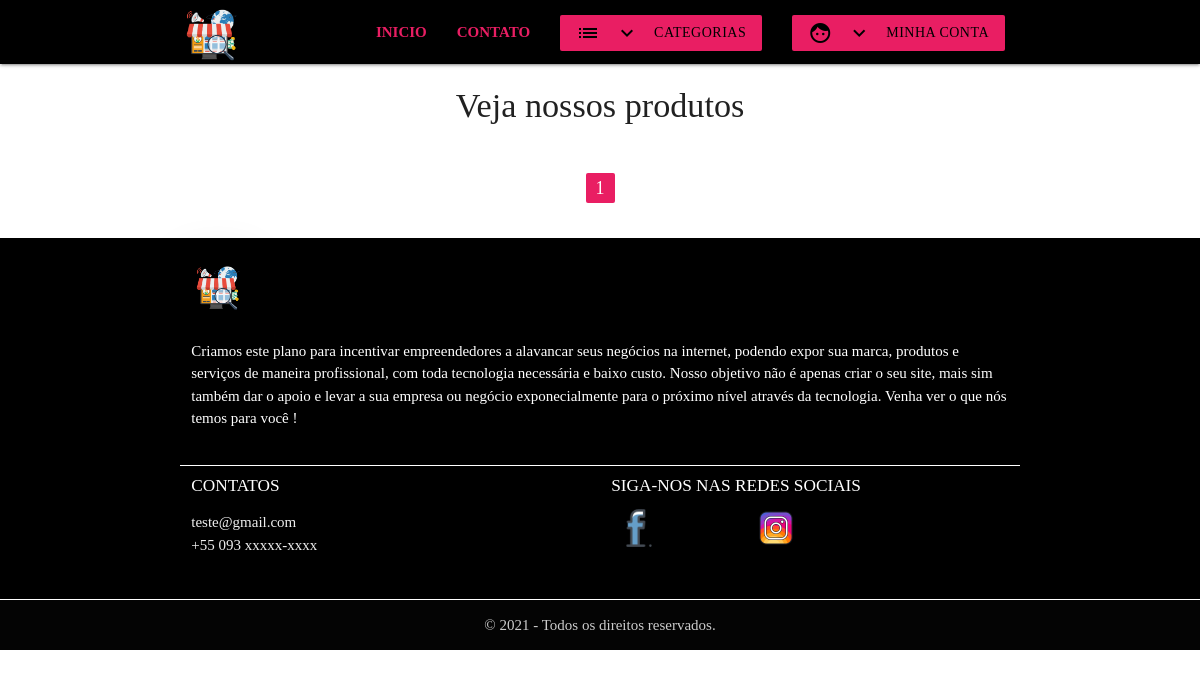
The app's page /, older data.
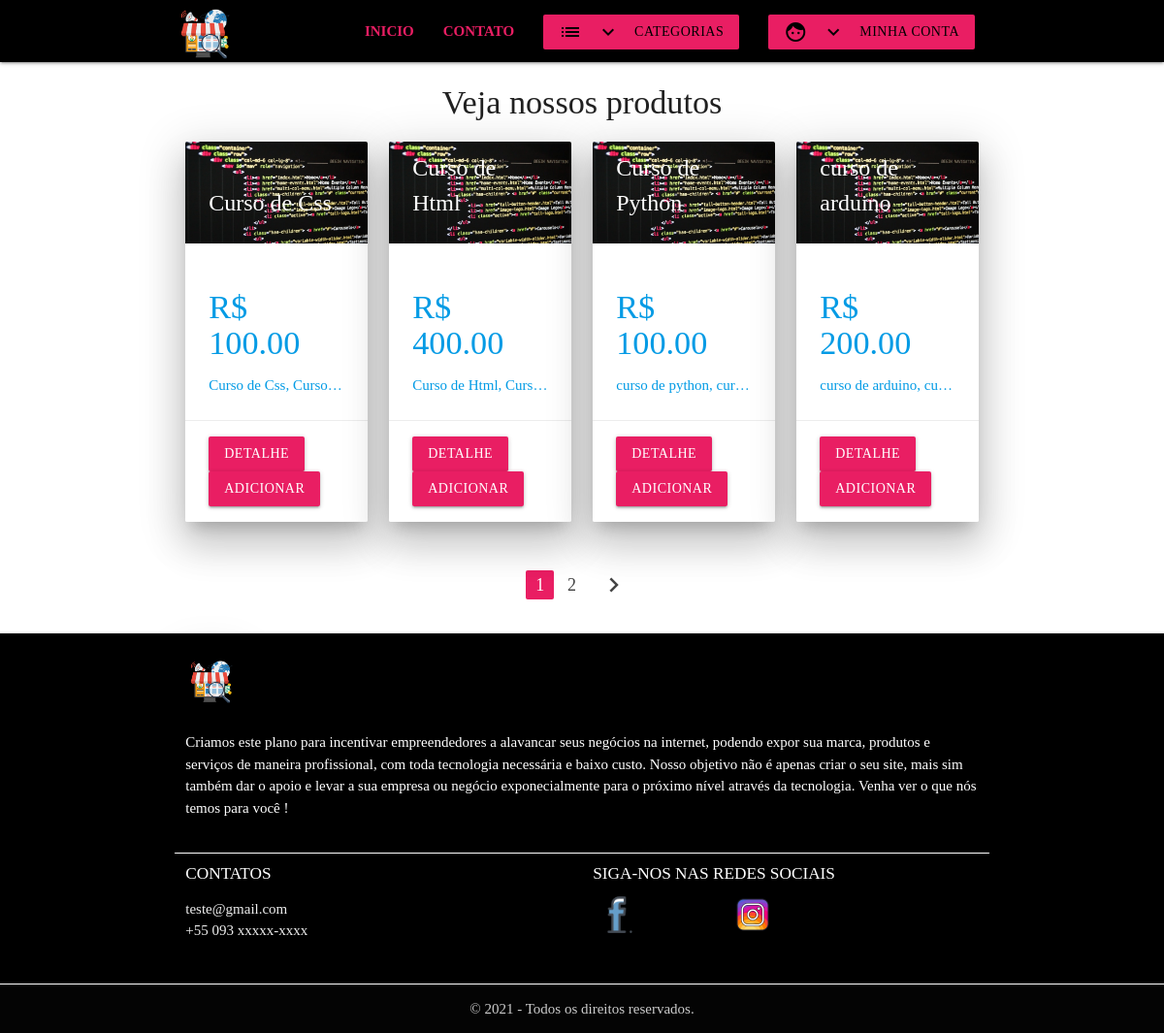
The same page, newer data.
### catalog/models.py (models this page shows, shortened)
class Produto(models.Model):
    nome = models.CharField('Nome', max_length=100)
    slug = models.SlugField('Identificador', max_length=100)
    categoria = models.ForeignKey('catalog.Categoria', verbose_name='Categoria', on_delete=models.PROTECT)
    descricao = models.TextField('Descrição', blank=True)
    preco = models.DecimalField('Preço', decimal_places=2, max_digits=8)# EX: 99999999, 99
    criado = models.DateTimeField('Criado em', auto_now_add=True)
    modificado = models.DateTimeField('Modificado em', auto_now=True)
    imagem = models.ImageField(upload_to='produtos/', blank=True, null=True)
    class Meta:
        verbose_name = 'Produtos'
        verbose_name_plural = 'Produtos'
        ordering = ['nome']

### catalog/views.py (the view)
# urls.py: path('', views.Lista_Produtos.as_view(), name='index'),#todos os produtos
class Lista_Produtos(generic.ListView):
    model = Produto
    template_name = 'catalog/lista_produtos.html'
    context_object_name = 'produtos'  #renomeando a variável que contem a lista de objetos que irá para o template
    paginate_by = 4 #vai para o template a variável paginator e a pag_obj

### catalog/context_processors.py (called while the page is built)
def categorias(request):
    return {
        'categorias': Categoria.objects.all()#retorna esse dicionario que será acessível com essa chave
    }

### core_app/templatetags/core_extras.py (called while the page is built)
@register.inclusion_tag('arquivos_html/paginacao.html', takes_context=True)#takes_context recebe True para não ser preciso passar parâmetro pelo template
def paginacao(context):
    return{#vai retornar esses objetos para o arquivo paginacao.html
        'paginator' : context['paginator'],
        'request' : context['request'],
        'page_obj' : context['page_obj']
    }

### catalog/templates/catalog/lista_produtos.html
{% extends 'arquivos_html/base.html' %}
{% load static %}
{% load core_extras %}
{% block container %}
<h4 class="title center">Veja nossos produtos</h4>
<div class="row">
    {% for produto in produtos %}
    {% include 'catalog/include_produto.html' %}
    {% endfor %}
</div>
{% paginacao %}
{% endblock %}

### catalog/templates/catalog/include_produto.html
{% load static %}
<div class="col s12 m6 l3">
    <a href="{% url 'detalhe-produto' produto.slug %}">
        <div class="card z-depth-5">
            <div class="card-image">
                {% if produto.image %}
                <img src="{{ produto.imagem.url }}">
                {% else %}
                <img src="{% static 'img/produtos/html.jpg' %}">
                {% endif %}
                <span class="card-title">{{ produto.nome }}</span>
            </div>
            <div class="card-content">
                <h4> R$ {{ produto.preco }}</h4>
                <p class="truncate">{{ produto.descricao }}</p>
            </div>
            <div class="card-action">
                <a href="{% url 'detalhe-produto' produto.slug %}" class="btn left pink"><strong>Detalhe</strong></a>
                <a href="{% url 'adicionar-item-carrinho' produto.slug %}" class="btn rigth pink"><strong>Adicionar</strong></a>
              </div>
        </div>
    </a>
</div>

Row changes from the older to the newer data that the page shows:
added Produto: nome "Curso de Css", preco "100.00", descricao "Curso de Css, Curso…"
added Produto: nome "Curso de Html", preco "400.00", descricao "Curso de Html, Curs…"
added Produto: nome "Curso de Python", preco "100.00", descricao "curso de python, cur…"
added Produto: nome "curso de arduino", preco "200.00", descricao "curso de arduino, cu…"
Text that changed along with them:
new list line: "2"
